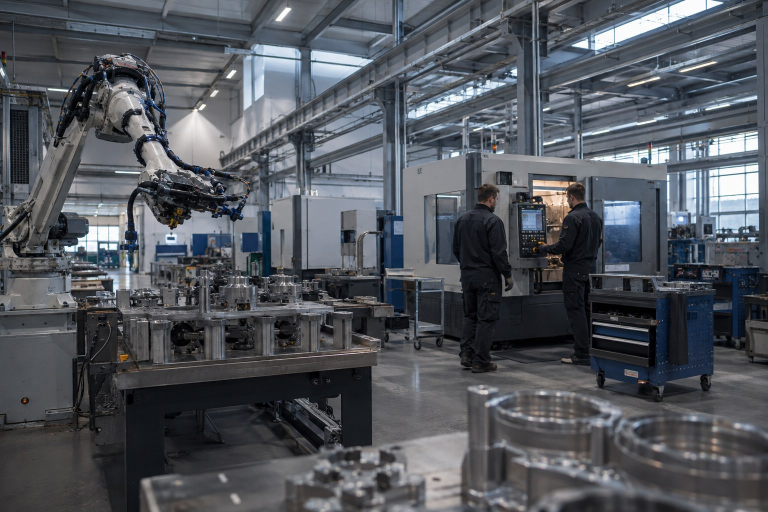
#> input picture powertech-v2-build/img/02_manufacturing_industrial_robot.jpg, 1536 x 1024 px, found by its file name (shown at 1/2 size)
$ python duotone.py
#> lines starting #> are read from the running program, lines starting #| are printed output that depends on the picture
# -*- coding: utf-8 -*-
"""Дуотон фотографий, запечённый в файл вместо расчёта в браузере.

В вёрстке он собирался тремя действиями поверх снимка:
    filter: grayscale(.9) contrast(.84) brightness(1.08)
    сам снимок  mix-blend-mode: lighten   над подложкой #15171E
    слой сверху mix-blend-mode: darken    цветом  #EFEDEA
То есть чёрная точка поднята до #15171E, белая опущена до #EFEDEA.

Браузер пересчитывал это на КАЖДОМ кадре прокрутки — шесть кадров по 90 тысяч
пикселей, каждый в три действия. Здесь та же арифметика делается один раз при
сборке. Значения CSS-фильтров считаются в sRGB, поэтому арифметика простая.
"""
from PIL import Image

BLACK = (0x15, 0x17, 0x1E)      # подложка под снимком, lighten
WHITE = (0xEF, 0xED, 0xEA)      # слой поверх снимка, darken
GRAY = 0.9
CONTRAST = 0.84
BRIGHT = 1.08

def _matrix(s):
    """Матрица grayscale по спецификации: s = 1 - сила."""
    lr, lg, lb = 0.2126, 0.7152, 0.0722
    return (
        (lr + (1 - lr) * s, lg - lg * s, lb - lb * s),
        (lr - lr * s, lg + (1 - lg) * s, lb - lb * s),
        (lr - lr * s, lg - lg * s, lb + (1 - lb) * s),
    )

def _lut():
    """Таблица 256 значений на канал для contrast + brightness."""
    out = []
    for v in range(256):
        x = (v - 127.5) * CONTRAST + 127.5
        x *= BRIGHT
        out.append(0 if x < 0 else 255 if x > 255 else x)
    return out

def apply(im):
    im = im.convert('RGB')
#> im is the input picture: PIL image 1536x1024 RGB; mean R, G, B 81.8, 85.6, 92.1
    m = _matrix(1.0 - GRAY)
    # Pillow берёт матрицу 4x3 построчно: три коэффициента и смещение.
    im = im.convert('RGB', (m[0][0], m[0][1], m[0][2], 0,
                            m[1][0], m[1][1], m[1][2], 0,
                            m[2][0], m[2][1], m[2][2], 0))
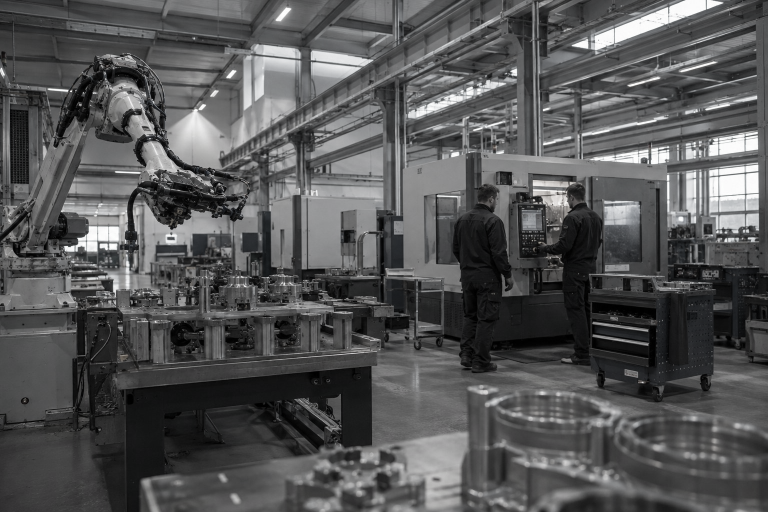
#> im: PIL image 1536x1024 RGB (shown at 1/2 size); mean R, G, B 84.9, 85.3, 86
    lut = _lut()
    tables = []
    for i in range(3):
        lo, hi = BLACK[i], WHITE[i]
        # lighten и darken — это max и min по каналу, их можно свернуть в ту же
        # таблицу: сначала кривая, потом ограничение снизу и сверху.
        tables.extend([min(hi, max(lo, int(round(v)))) for v in lut])
    return im.point(tables)
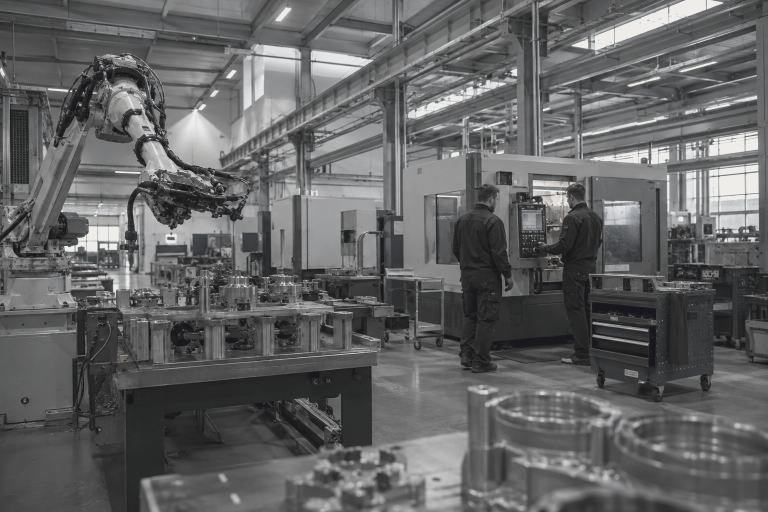
#> returned value: PIL image 1536x1024 RGB (shown at 1/2 size); mean R, G, B 99, 99.3, 99.9

if __name__ == '__main__':
    import os
    src = os.path.join(os.path.dirname(__file__), '..', 'img',
                       '02_manufacturing_industrial_robot.jpg')
    im = apply(Image.open(src))
    p = os.path.join(os.path.dirname(__file__), 'duo-sample.png')
    im.resize((378, 252), Image.LANCZOS).save(p)
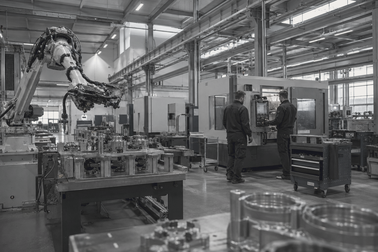
#> saved as duo-sample.png: PIL image 378x252 RGB; mean R, G, B 99, 99.3, 99.9
    ex = im.resize((60, 40)).convert('RGB')
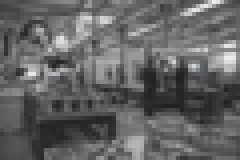
#> ex: PIL image 60x40 RGB (shown 4 times larger); mean R, G, B 99, 99.3, 99.9
    px = list(ex.get_flattened_data() if hasattr(ex, 'get_flattened_data') else ex.getdata())
#> px = 2400 items, first 6: (78, 79, 80), (80, 80, 81), (81, 81, 82), (81, 82, 82), (78, 78, 79), (73, 74, 74)
    print('минимум по каналам:', [min(p[i] for p in px) for i in range(3)])
#| минимум по каналам: [32, 32, 33]
    print('максимум по каналам:', [max(p[i] for p in px) for i in range(3)])
#| максимум по каналам: [240, 238, 235]
    print('ожидалось не ниже', BLACK, 'и не выше', WHITE)

$ run again, with powertech-v2-build/img/03_solar_power_plant.jpg copied over powertech-v2-build/img/02_manufacturing_industrial_robot.jpg
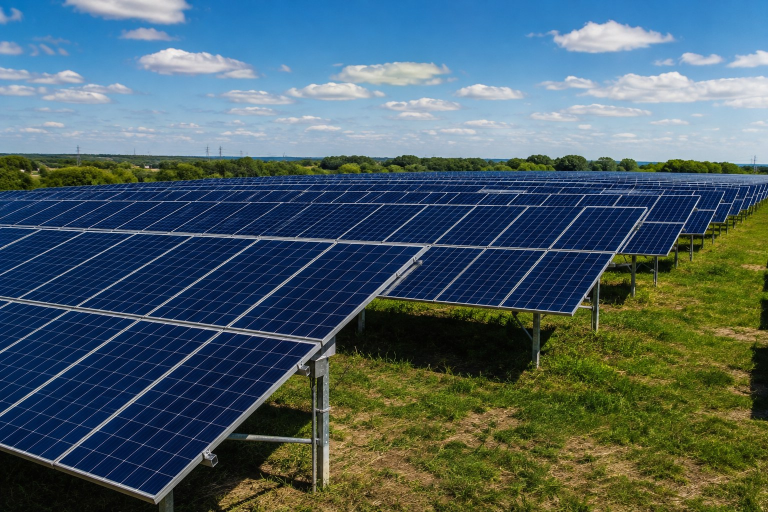
#> input picture powertech-v2-build/img/03_solar_power_plant.jpg, 1536 x 1024 px, found by its file name (shown at 1/2 size)
#> in apply, im is the input picture: PIL image 1536x1024 RGB; mean R, G, B 74.8, 95.8, 102.1
#> `im.resize((378, 252), Image.LANCZOS).save(p)`:
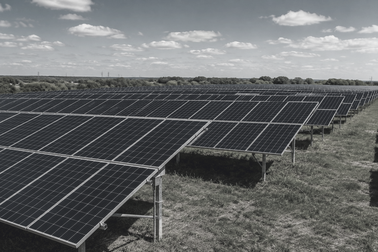
#> saved as duo-sample.png: PIL image 378x252 RGB; mean R, G, B 103.8, 105.7, 106.3
#> `ex = im.resize((60, 40)).convert('RGB')`:
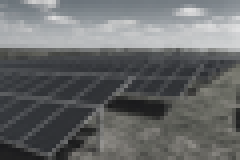
#> ex: PIL image 60x40 RGB (shown 4 times larger); mean R, G, B 103.8, 105.7, 106.3
#> px = 2400 items, first 6: (111, 120, 126), (113, 121, 127), (107, 116, 122), (108, 117, 123), (112, 119, 125), (131, 136, 140)
#| минимум по каналам: [26, 26, 27]
#| максимум по каналам: [224, 224, 225]

$ run again, with powertech-v2-build/img/04_commercial_building.jpg copied over powertech-v2-build/img/02_manufacturing_industrial_robot.jpg
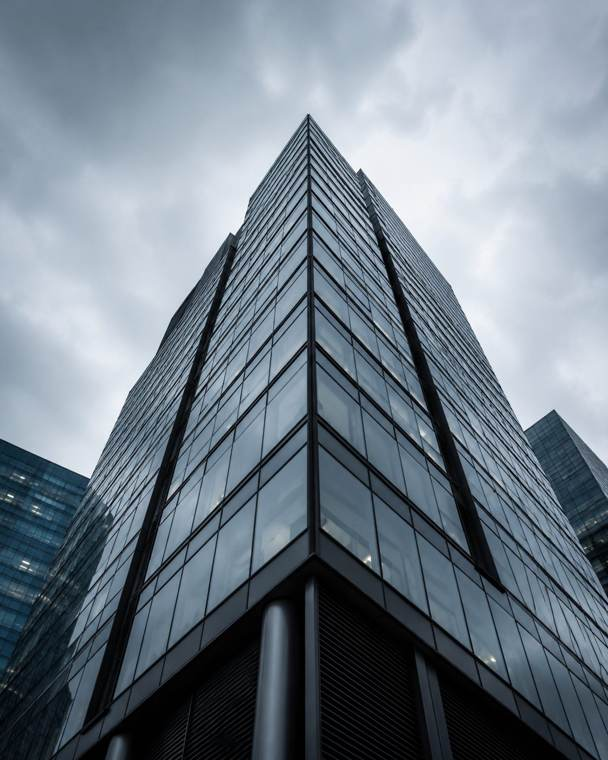
#> input picture powertech-v2-build/img/04_commercial_building.jpg, 608 x 760 px, found by its file name
#> in apply, im is the input picture: PIL image 608x760 RGB; mean R, G, B 114.5, 126.4, 137.6
#> in apply, `return im.point(tables)`:
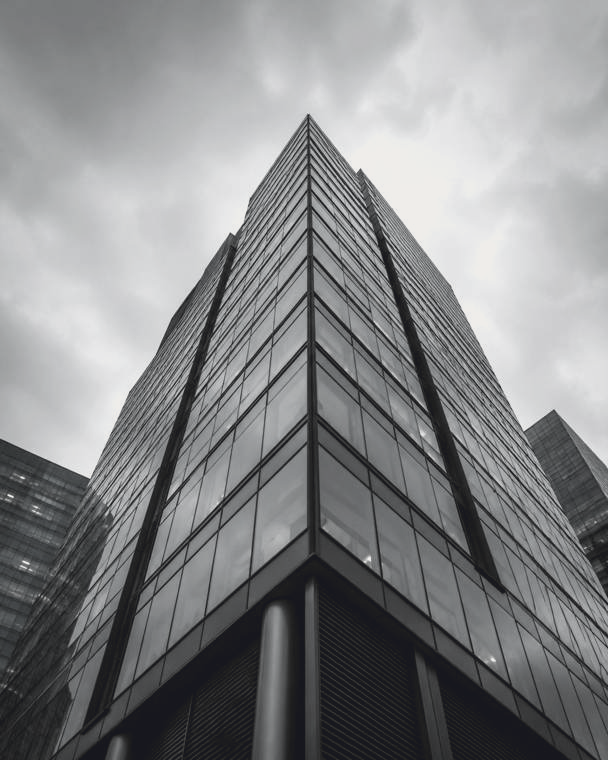
#> returned value: PIL image 608x760 RGB; mean R, G, B 134.2, 135.2, 136.6
#> `ex = im.resize((60, 40)).convert('RGB')`:
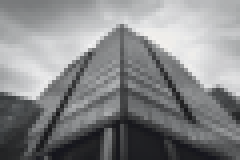
#> ex: PIL image 60x40 RGB (shown 4 times larger); mean R, G, B 134.2, 135.2, 136.6
#> px = 2400 items, first 6: (121, 123, 124), (121, 123, 124), (121, 122, 124), (120, 122, 123), (120, 122, 123), (120, 121, 123)
#| минимум по каналам: [21, 21, 26]
#| максимум по каналам: [243, 241, 240]

$ run again, with powertech-v2-build/img/05_data_center.jpg copied over powertech-v2-build/img/02_manufacturing_industrial_robot.jpg
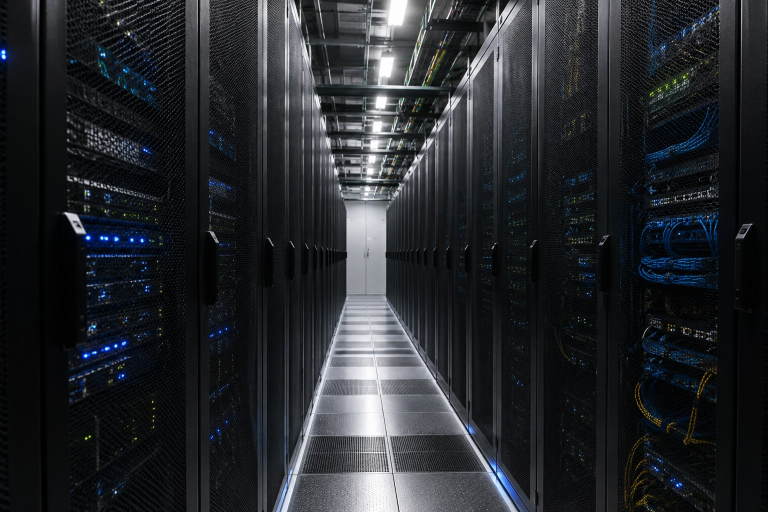
#> input picture powertech-v2-build/img/05_data_center.jpg, 1536 x 1024 px, found by its file name (shown at 1/2 size)
#> in apply, im is the input picture: PIL image 1536x1024 RGB; mean R, G, B 37.8, 40.5, 44.6
#> `im.resize((378, 252), Image.LANCZOS).save(p)`:
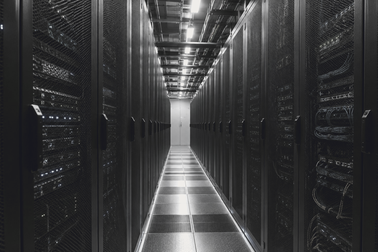
#> saved as duo-sample.png: PIL image 378x252 RGB; mean R, G, B 58.3, 58.5, 59.4
#> `ex = im.resize((60, 40)).convert('RGB')`:
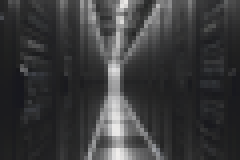
#> ex: PIL image 60x40 RGB (shown 4 times larger); mean R, G, B 58.3, 58.5, 59.4
#> px = 2400 items, first 6: (38, 38, 38), (43, 43, 43), (82, 82, 83), (71, 71, 72), (83, 83, 83), (49, 49, 50)
#| минимум по каналам: [23, 23, 26]
#| максимум по каналам: [240, 238, 235]
